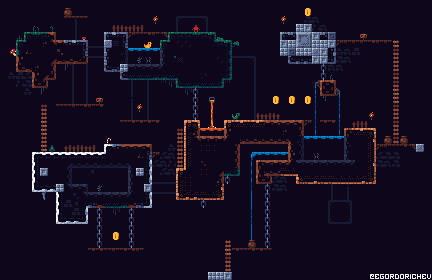

Tiled map render using the project's own tile images. Description and the whole map definition, tile-layer contents included, below:
An orthogonal 54x35 tile map with 8x8 px tiles, 1 tile layer (Tile Layer 1).

<map version="1.10" tiledversion="1.11.0" orientation="orthogonal" renderorder="right-down" width="54" height="35" tilewidth="8" tileheight="8" infinite="0" nextlayerid="2" nextobjectid="1">
 <tileset firstgid="1" source="tiles.tsx" />
 <layer id="1" name="Tile Layer 1" width="54" height="35">
  <data encoding="csv">
1,1,1,1,1,1,1,1,1,1,1,1,1,1,1,1,1,1,1,1,1,1,1,1,1,1,1,1,1,1,1,1,1,1,1,1,1,1,1,1,1,1,1,1,1,1,1,1,1,1,1,1,1,1,
1,1,1,1,1,1,1,1,214,1,1,1,1,1,1,1,1,1,1,1,1,1,1,1,1,1,1,1,1,1,1,1,1,1,1,1,1,1,215,1,1,1,1,1,1,1,1,1,1,1,1,1,1,1,
1,1,1,1,1,1,1,1,68,92,68,1,1,1,1,1,1,1,1,308,1,1,114,115,115,116,1,1,1,1,1,1,1,1,1,308,1,1,356,358,1,1,1,1,1,1,1,1,1,1,1,1,1,1,
1,1,1,1,2,1,4,1,1,91,1,1,1,1,12,13,11,11,1,1,1,1,138,1,24,140,1,1,1,1,1,1,1,1,1,1,1,211,212,382,358,1,1,1,1,1,1,1,1,1,1,1,1,1,
1,1,171,194,195,196,30,1,1,91,6,1,1,34,36,38,66,68,67,69,70,194,196,196,195,196,198,173,1,1,1,1,1,1,1,34,37,234,235,212,37,236,1,1,1,309,1,1,1,1,1,1,1,1,
1,1,194,225,99,53,56,27,35,36,38,163,163,210,60,62,84,84,23,84,194,225,220,220,1,1,224,196,198,247,1,1,1,1,1,212,211,258,259,211,211,212,66,69,69,69,67,69,69,306,1,1,1,1,
1,241,242,52,75,99,75,51,99,76,62,1,1,58,1,254,43,42,42,43,274,1,1,1,1,1,1,1,270,1,1,1,1,1,1,211,236,211,211,210,212,86,381,358,380,1,1,1,1,330,1,1,1,1,
1,1,74,77,31,101,32,123,125,123,126,115,115,106,107,254,243,179,180,1,274,224,219,1,1,1,1,220,270,115,115,116,1,1,1,1,130,131,131,212,212,134,356,358,1,1,1,1,1,354,1,1,1,1,
1,1,122,123,53,99,102,76,146,138,140,1,1,130,133,211,205,204,205,205,233,243,1,1,1,1,1,1,270,1,1,140,1,1,238,238,238,238,1,1,307,358,358,1,1,1,1,1,1,354,1,1,1,1,
1,381,380,357,74,32,126,1,1,138,140,1,1,1,1,130,293,291,291,292,292,293,201,1,1,221,1,200,294,1,1,140,1,238,262,262,262,185,1,1,307,3,1,1,1,1,1,1,1,330,1,1,1,1,
1,1,382,356,122,126,99,1,1,138,140,1,100,1,1,1,91,1,91,1,316,315,290,291,292,293,291,294,316,1,1,140,1,262,262,238,1,1,1,94,26,30,1,1,1,1,1,1,1,330,1,1,1,1,
1,1,1,381,1,146,1,1,1,138,140,1,1,1,1,1,91,1,91,1,1,1,1,315,307,1,1,139,1,1,1,140,1,1,1,262,1,1,1,142,122,126,95,1,1,1,1,1,1,306,1,1,1,1,
1,1,1,1,1,1,1,1,1,138,140,1,309,1,1,1,90,1,91,1,1,139,139,1,307,1,96,139,139,139,139,140,1,1,215,1,215,1,215,118,147,93,118,1,1,1,1,1,1,306,1,1,1,1,
1,1,1,1,1,330,1,68,68,69,67,69,67,1,1,1,91,308,91,1,1,139,167,1,307,1,120,139,1,1,1,140,1,1,1,1,1,1,1,166,1,93,118,1,1,1,1,1,1,330,1,1,1,1,
1,1,1,1,1,354,1,1,1,1,1,1,1,1,1,1,91,1,91,1,1,1,167,167,307,1,144,165,165,48,165,140,13,11,13,1,1,1,1,118,1,93,142,1,1,1,308,1,1,354,1,1,1,1,
1,1,1,1,1,306,1,1,1,1,1,1,1,1,1,68,67,67,67,67,1,1,1,370,374,1,168,1,370,371,372,371,372,27,29,28,29,30,66,166,67,67,118,1,11,12,1,1,1,330,1,1,1,1,
1,1,1,1,1,306,1,1,1,1,1,185,1,1,1,1,1,1,1,1,1,1,330,418,78,45,44,44,74,1,1,1,1,1,1,53,1,54,1,142,1,1,142,26,371,372,374,1,1,354,1,1,1,1,
1,1,1,1,1,354,1,1,1,1,1,1,1,339,1,1,1,1,1,1,1,1,354,394,56,27,27,27,57,1,124,125,124,125,124,124,33,254,42,43,43,43,43,226,1,1,446,1,214,330,214,1,1,1,
1,1,1,1,1,306,340,1,11,11,13,11,341,362,35,28,28,28,30,1,1,381,330,418,1,395,395,152,152,102,76,76,76,421,75,75,98,278,1,1,1,1,1,250,1,1,422,66,69,68,67,70,210,1,
1,1,1,1,362,363,363,363,365,364,365,364,363,393,1,1,1,52,62,66,357,358,354,394,1,1,1,1,1,102,76,263,42,43,42,43,74,278,1,180,1,1,1,274,1,1,422,357,356,356,1,1,1,1,
1,1,1,1,386,1,1,1,208,300,301,301,299,301,301,300,209,1,414,357,358,382,354,442,1,397,419,1,1,54,76,142,26,28,27,29,57,204,204,203,205,204,204,205,233,1,446,356,358,356,1,1,1,1,
1,1,1,1,386,212,1,1,278,1,1,387,1,1,1,1,274,211,438,1,357,358,370,401,419,395,419,32,292,294,75,142,50,124,125,469,468,377,1,1,1,1,1,1,1,1,398,1,1,1,1,1,1,1,
1,1,1,1,434,1,1,1,230,1,1,1,1,1,1,1,226,1,414,163,163,163,418,395,419,419,419,78,307,1,1,142,122,126,357,358,1,466,469,467,469,469,468,468,468,467,470,1,1,1,1,1,1,1,
1,1,1,1,458,461,461,211,232,205,206,1,179,1,1,1,274,1,212,1,1,1,394,395,419,419,419,446,1,1,1,166,1,307,356,358,1,1,1,1,1,91,1,90,1,1,1,1,1,1,1,1,1,1,
1,1,1,1,457,483,1,410,413,227,232,204,203,205,205,205,233,1,438,115,115,115,466,467,467,469,468,470,1,1,1,287,1,307,1,1,1,1,1,1,445,91,1,91,1,1,1,1,1,1,1,1,1,1,
1,1,1,1,1,1,1,410,380,387,368,131,123,293,293,292,125,133,462,1,1,1,1,1,1,307,1,1,1,1,1,287,1,307,1,1,1,445,445,445,445,114,115,116,1,1,1,1,1,1,1,1,1,1,
1,1,1,1,1,1,1,434,1,380,414,1,307,1,315,1,307,1,1,1,1,1,1,1,1,1,1,1,1,1,1,118,285,307,1,1,1,1,1,1,1,138,139,140,1,1,445,1,1,1,1,1,1,1,
1,1,1,1,1,1,1,458,460,460,462,1,307,1,1,1,307,1,1,1,1,1,1,1,1,1,1,1,1,1,1,118,1,307,1,1,1,1,1,1,1,162,163,164,1,1,1,1,1,1,1,1,1,1,
1,1,1,1,1,1,1,1,1,1,1,1,307,1,1,1,307,1,1,1,1,1,1,1,1,1,1,1,1,1,1,287,1,307,1,1,1,1,1,1,1,1,1,1,1,1,1,1,1,1,1,1,1,1,
1,1,1,1,1,1,1,1,1,1,1,1,307,1,215,1,307,1,1,1,1,1,1,1,1,1,1,1,1,1,1,287,1,307,1,1,1,1,1,1,1,1,1,1,1,1,1,1,1,1,1,1,1,1,
1,1,1,1,1,1,1,1,1,1,1,1,307,1,1,1,307,1,1,1,1,1,1,1,1,1,1,1,354,1,1,214,1,307,1,1,1,1,1,1,1,1,1,1,1,1,1,1,1,1,1,1,1,1,
1,1,1,1,1,1,1,1,1,1,1,67,67,68,69,67,67,69,15,1,1,1,1,1,1,1,1,1,306,67,68,67,67,68,1,1,1,1,1,282,1,1,1,1,1,1,1,1,1,1,1,1,1,1,
1,1,1,1,1,1,1,1,1,1,1,1,1,1,1,1,1,1,1,1,1,1,1,1,1,1,1,1,330,1,1,1,1,1,1,1,1,1,1,283,1,1,1,1,1,1,1,1,1,1,1,1,1,1,
1,1,1,1,1,1,1,1,1,1,1,1,1,1,1,1,1,1,1,1,1,1,1,1,1,1,1,1,354,1,1,1,1,1,1,1,1,1,283,282,1,1,1,1,1,1,1,1,1,1,1,1,305,1,
1,1,1,1,1,1,1,1,1,1,1,1,1,1,1,1,1,1,1,1,1,1,1,1,1,1,211,211,212,1,1,1,1,1,1,1,1,1,282,1,1,1,1,1,1,1,472,473,474,475,476,477,478,479
</data>
 </layer>
</map>
